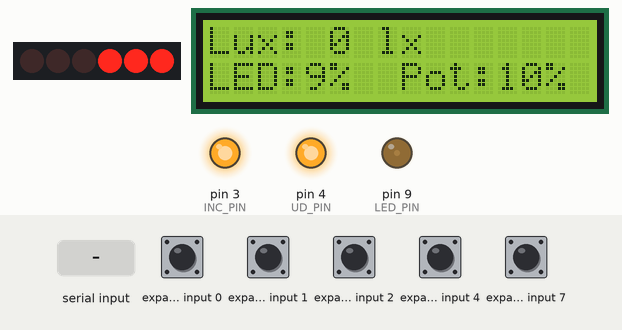
Bench run of a sketch on a simulated Arduino Uno, built with avr-gcc and run on an emulated ATmega328P. Parts: 6 port-expander outputs drawn as a row of LEDs (first output left, lit = HIGH), 16×2 character LCD, output pins drawn as LEDs (lit = HIGH). Wiring (inferred from the names in the program): PCF8574 port expander at I2C address 0x39. Wiring (inferred from the signals the program sends): row of LEDs: on Q0, Q1, Q2, Q3, Q5, Q6. Inputs (shaded band) come from the test bench; at power-on: expander input 0–2, expander input 4, expander input 7 HIGH. Pins used as bus, display or sensor lines are not drawn; what the sketch prints to the serial monitor is not drawn.

Above: at 3.4 s.
3.5 s: "p" received over Serial
At 4.0 s:
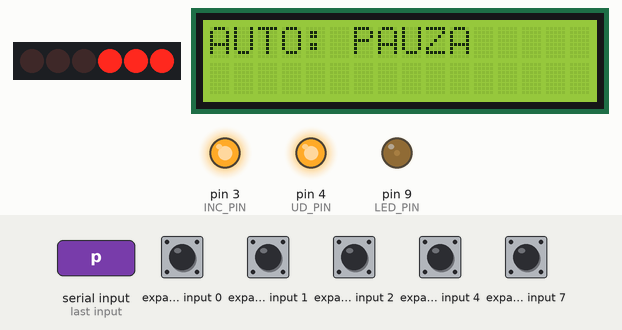
5.0 s: "p" received over Serial
At 8.2 s:
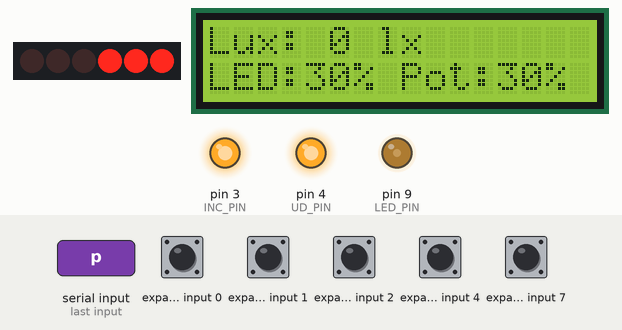
11.0 s: "l" received over Serial
At 19.7 s:
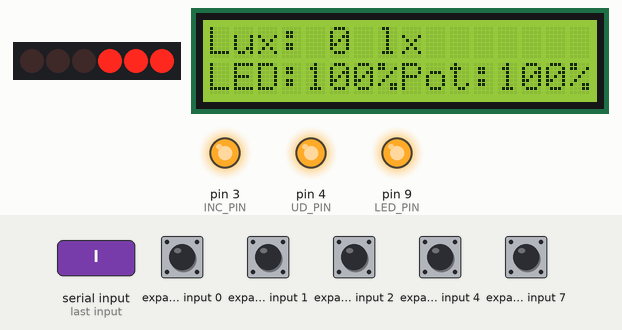
Timing chart, 0 to 21.2 s (numbered marks = the images above; inputs shaded):
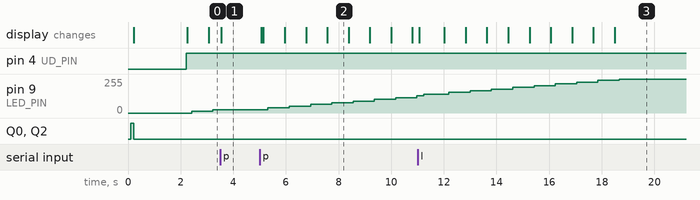

The sketch:

sketch_adaptiv.ino
```cpp
#include <Wire.h>
#include <LiquidCrystal_I2C.h>

// ---- LCD I2C ----
LiquidCrystal_I2C lcd(0x27, 16, 2);

// ---- APDS-9930 ----
#define APDS_ADDR     0x39 // adresa senzorului pe magistrala
#define APDS_ENABLE   0x80
#define APDS_ATIME    0x81
#define APDS_PTIME    0x82
#define APDS_WTIME    0x83
#define APDS_PPULSE   0x8E
#define APDS_CONTROL  0x8F
#define APDS_ID       0x92
#define APDS_CH0DATAL 0x94
#define APDS_CH1DATAL 0x96
#define APDS_PDATAL   0x9C

uint8_t currentATIME = 0xED; // 51 ms de captura a luminii
uint8_t currentAGAIN = 0; // treapta de sensibilitate (din datasheet)
const float againValues[] = {1.0, 8.0, 16.0, 120.0}; // valorile in functie de treapta

// ---- X9C103S ----
const int CS_PIN  = 5; // pin D5
const int UD_PIN  = 4; // pin D4
const int INC_PIN = 3; // pin D3

// ---- LED & Wiper ----
const int LED_PIN   = 9; // pin D9 PWM
const int WIPER_PIN = A0; // citirea tensiunii de la potentiometru

// ---- Timer ----
unsigned long lastReadTime = 0;
const unsigned long READ_INTERVAL = 800; // ms perioada de citire si afisare date
int currentPosition = 0; // treapta initiala a potentiometrului
bool autoPaused = false;

// ==========================================
// ====== REGULATOR PID ADAPTIV =============
// ==========================================
const float referinta_lux = 200.0;

float Kp, Ki, Kd;

// Mod CONSERVATOR
const float Kp_cons = 0.045;
const float Ki_cons = 0.016;
const float Kd_cons = 0.690;

// Mod AGRESIV
const float Kp_ag = 0.095;
const float Ki_ag = 0.003;
const float Kd_ag = 0.470;

const float prag_comutare = 40.0;

// Variabile PID
float suma_eroare = 0;
float eroare_trecuta = 0;
const float limita_integrare = 20.0;

const int MAX_STEP = 5; // variatia maxima a treptelor potentiometrului la o iteratie
bool mod = false; // pentru afisare

// variabila_comanda reprezinta cererea ideala a PID-ului, nu pozitia hardware
float variabila_comanda = 50.0;
float lux_filtrat = 0;
const float alpha = 0.3; // coeficient de filtrare pe iesire

// ==========================================

byte barChar[8] = {
  0b11111, 0b11111, 0b11111, 0b11111,
  0b11111, 0b11111, 0b11111, 0b11111
};

// ==========================================
// --- APDS-9930 ---
// ==========================================

void apdsWrite(uint8_t reg, uint8_t val) {
  Wire.beginTransmission(APDS_ADDR);
  Wire.write(reg); Wire.write(val);
  Wire.endTransmission();
}

uint8_t apdsRead(uint8_t reg) {
  Wire.beginTransmission(APDS_ADDR);
  Wire.write(reg); Wire.endTransmission();
  Wire.requestFrom((uint8_t)APDS_ADDR, (uint8_t)1);
  return Wire.read();
}

uint16_t apdsRead16(uint8_t reg) {
  uint8_t lo = apdsRead(reg);
  uint8_t hi = apdsRead(reg + 1);
  return (hi << 8) | lo;
}

float getALSIT() { return 2.73f * (256 - currentATIME); }

void setAGAIN(uint8_t gain) {
  currentAGAIN = constrain(gain, 0, 3);
  uint8_t ctrl = apdsRead(APDS_CONTROL);
  ctrl = (ctrl & 0xFC) | currentAGAIN;
  apdsWrite(APDS_CONTROL, ctrl);
}

void setATIME(uint8_t atime) {
  currentATIME = atime;
  apdsWrite(APDS_ATIME, atime);
}

void autoRange(uint16_t ch0) {
  if (ch0 >= 65000) {
    if (currentAGAIN > 0) setAGAIN(currentAGAIN - 1);
    else if (currentATIME < 0xFE) setATIME(currentATIME + 10);
  } else if (ch0 < 100 && ch0 > 0) {
    if (currentAGAIN < 3) setAGAIN(currentAGAIN + 1);
    else if (currentATIME > 0xC0) setATIME(currentATIME - 10);
  }
}

bool apdsInit() {
  uint8_t id = apdsRead(APDS_ID);
  if (id != 0x39 && id != 0x12 && id != 0x30) return false;

  apdsWrite(APDS_ENABLE, 0x00); delay(10);
  apdsWrite(APDS_ATIME, currentATIME);
  apdsWrite(APDS_PTIME, 0xFF);
  apdsWrite(APDS_WTIME, 0xFF);
  apdsWrite(APDS_PPULSE, 0x08);
  apdsWrite(APDS_CONTROL, 0x20 | currentAGAIN);
  apdsWrite(APDS_ENABLE, 0x0F); delay(12);
  return true;
}

uint16_t getAmbientLight() { return apdsRead16(APDS_CH0DATAL); }
uint16_t getIRLight()      { return apdsRead16(APDS_CH1DATAL); }
uint16_t getProximity()    { return apdsRead16(APDS_PDATAL); }

float calculateLux(uint16_t ch0, uint16_t ch1) {
  if (ch0 >= 65000) return -1;
  float iac1 = (float)ch0 - 1.862f * (float)ch1;
  float iac2 = 0.746f * (float)ch0 - 1.291f * (float)ch1;
  float iac  = max(max(iac1, iac2), 0.0f);
  float lpc  = (0.49f * 52.0f) / (getALSIT() * againValues[currentAGAIN]);
  return iac * lpc;
}

// ==========================================
// --- X9C103S ---
// ==========================================

void potStep(bool up) {
  digitalWrite(CS_PIN, LOW);
  digitalWrite(UD_PIN, up ? HIGH : LOW); delayMicroseconds(1);
  digitalWrite(INC_PIN, LOW); delayMicroseconds(1);
  digitalWrite(INC_PIN, HIGH); delayMicroseconds(1);
  digitalWrite(CS_PIN, HIGH); delay(1);
}

void potMove(bool up, int steps) {
  for (int i = 0; i < steps; i++) potStep(up);
}

void potReset() {
  potMove(false, 100);
  currentPosition = 0;
}

void potGoTo(int targetPos) {
  targetPos = constrain(targetPos, 0, 99);
  int dif = targetPos - currentPosition;
  if (dif > 0) potMove(true, dif);
  else if (dif < 0) potMove(false, -dif);
  currentPosition = targetPos;
}

// ==========================================

// ==========================================
// --- Algoritm PID Adaptiv  ---
// ==========================================

float legeReglare(float lux_curent) {
  if (lux_curent < 0) lux_curent = 1000; // in caz de saturatie a senzorului

  float eroare = referinta_lux - lux_curent;
  float abs_eroare = abs(eroare);

  // Zona moarta pentru eroare
  // Previne actiunea potentiometrului digital cand eroarea este mai mica decat 1.5 lux
  if (abs_eroare < 1.5) {
    eroare = 0.0;
  }

  // Gain scheduling
  // Calculam un factor de tranzitie intre 0 (conservator) si 1 (agresiv)
  float factor_adaptiv = abs_eroare / prag_comutare;
  if (factor_adaptiv > 1.0) factor_adaptiv = 1.0;

  // Combinam ambele moduri de reglare in functie de marimea erorii
  Kp = Kp_cons + factor_adaptiv * (Kp_ag - Kp_cons);
  Ki = Ki_cons + factor_adaptiv * (Ki_ag - Ki_cons);
  Kd = Kd_cons + factor_adaptiv * (Kd_ag - Kd_cons);

  mod = (abs_eroare > prag_comutare);

  // Proportional
  float P = Kp * eroare;

  // Integrativ
  suma_eroare += eroare;
  suma_eroare = constrain(suma_eroare, -limita_integrare, limita_integrare); // anti-windup simplu
  float I = Ki * suma_eroare;

  // Derivativ
  float derivata_eroare = eroare - eroare_trecuta;
  float D = Kd * derivata_eroare;
  eroare_trecuta = eroare;

  // -Actualizare comanda
  variabila_comanda += (P + I + D);
  variabila_comanda = constrain(variabila_comanda, 0.0, 99.0);

  return variabila_comanda; // variabila de comanda (0-99 trepte)
}

// ==========================================
// --- COMPENSARE NELINIARITATI ---
// ==========================================

// Aceasta sectiune de cod face legatura intre domeniul matematic liniar al PID-ului
// si domeniul fizic neliniar al LED-ului comandat de potentiometrul digital
// Transformarea prin exponentiala compenseaza faptul ca LED-ul tinde sa fie mult prea luminos la inceputul cursei (x << 1)

int compensareNeliniaritati(float u) {
  if (u < 0.5) return 0; // daca comanda este apropiata de 0, sarim peste compensare si dam comanda nula

  const float prag = 5.0; // treapta hardware minima de la care LED-ul incepe sa lumineze (aleasa empiric)

  const float gamma = 1.5; // coeficient de curbare

  float u_normat = u / 99.0; // normarea variabilei de comanda
  float u_nou = pow(u_normat, gamma); // aplicam curba y = x^gamma

  float comanda_noua = prag + (u_nou * (99.0 - prag)); // mapare inapoi pe treptele potentiometrului

  return constrain((int)comanda_noua, 0, 99);
}
// ==========================================

// ==========================================
// --- Afisare LCD ---
// ==========================================

void updateLCD(float lux, int intensitate_LED) {
  lcd.setCursor(0, 0);
  if (lux < 0) {
    lcd.print("Lux: SATURAT    ");
  } else {
    lcd.print("Lux: "); lcd.print((int)lux); lcd.print(" lx     ");
  }

  lcd.setCursor(0, 1);
  lcd.print("LED:"); lcd.print(map(intensitate_LED, 0, 255, 0, 100)); lcd.print("%  ");

  lcd.setCursor(8, 1);
  lcd.print("Pot:"); lcd.print(map(currentPosition, 0, 99, 0, 100)); lcd.print("%  ");
}

// ==========================================
// --- Citire + reglare ---
// ==========================================

void doAutoRead() {
  uint16_t ch0 = getAmbientLight(), ch1 = getIRLight();
  float lux = calculateLux(ch0, ch1);

  lux_filtrat = alpha * lux + (1 - alpha) * lux_filtrat;

  // PID-ul calculeaza variabila de comanda (liniara)
  float u_pid = legeReglare(lux_filtrat);

  // Trecem variabila prin filtrul neliniar pentru a afla comanda hardware
  int targetPos = compensareNeliniaritati(u_pid);

  int dif = targetPos - currentPosition;

  if (dif > MAX_STEP) dif = MAX_STEP;
  if (dif < -MAX_STEP) dif = -MAX_STEP;

  potGoTo(currentPosition + dif);

  int intensitate_LED = map(currentPosition, 0, 99, 0, 255); // calculeaza lumina emisa de LED in functie de treapta potentiometrului (% din maxim)

  updateLCD(lux, intensitate_LED);

  Serial.println("====== PID ADAPTIV CU COMPENSARE NELINIARITATI ======");
  Serial.print("  Lux (Filtrat): ");
  if (lux < 0) Serial.println("SATURAT"); else Serial.println(lux_filtrat, 1);
  Serial.print("  Mod adaptiv: "); Serial.println(mod ? "AGRESIV" : "CONSERVATOR");
  Serial.print("  LED: "); Serial.print(map(intensitate_LED, 0, 255, 0, 100)); Serial.println("%");
  Serial.print("  Potentiometru: "); Serial.print(currentPosition); Serial.println("/99");
  Serial.println("=======================================");

  autoRange(ch0);
}

// ==========================================
// --- Setup + Loop ---
// ==========================================
void setup() {
  pinMode(CS_PIN, OUTPUT); pinMode(UD_PIN, OUTPUT);
  pinMode(INC_PIN, OUTPUT); pinMode(LED_PIN, OUTPUT);

  analogWrite(LED_PIN, 0);

  digitalWrite(CS_PIN, HIGH); digitalWrite(INC_PIN, HIGH);

  Serial.begin(9600); Wire.begin();
  lcd.init(); lcd.backlight(); lcd.createChar(0, barChar);
  lcd.setCursor(0, 0); lcd.print("Initializare...");

  if (!apdsInit()) {
    lcd.clear(); lcd.print("EROARE APDS!");
    Serial.println("EROARE: APDS-9930!");
  }

  potReset();

  // Variabile initiale
  uint16_t ch0 = getAmbientLight(), ch1 = getIRLight();
  lux_filtrat = calculateLux(ch0, ch1);
  eroare_trecuta = referinta_lux - lux_filtrat;

  lcd.clear(); lcd.setCursor(0, 0); lcd.print("Gata! Auto");

  lastReadTime = millis();
  delay(2000);
}

void loop() {
  // Calculam luminozitatea din pozitia curenta a potentiometrului, eliminand zgomotul senzorului
  int intensitate_LED = map(currentPosition, 0, 99, 0, 255);
  analogWrite(LED_PIN, intensitate_LED);

  // Apelare afisare date
  if (!autoPaused && (millis() - lastReadTime >= READ_INTERVAL)) {
    lastReadTime = millis();
    doAutoRead();
  }

  // Definim doua comenzi input pe serial: fortare citire si pauza afisare
  if (Serial.available()) {
    char c = Serial.read();
    if (c == 'l') {
      doAutoRead(); lastReadTime = millis();
    } else if (c == 'p') {
      autoPaused = !autoPaused;
      lcd.clear(); lcd.setCursor(0, 0);
      lcd.print(autoPaused ? "AUTO: PAUZA" : "AUTO: ACTIV");
    }
  }
  delay(50);
}
```

Measured:
- after the input at 3.5 s, pin 9 (LED_PIN): stays 25/255 (without the input it goes to 38/255 after 0.54 s); the display: changes at once (image 1)
- after the input at 5.0 s, pin 9 (LED_PIN): moves from 25/255 to 128/255 over 5.7 s, starting after 0.32 s; the display: first changes after 0.06 s (image 2 shows a later state)
- what the display in image 2 shows lasts 0.8 s, from 7.6 s to 8.4 s
